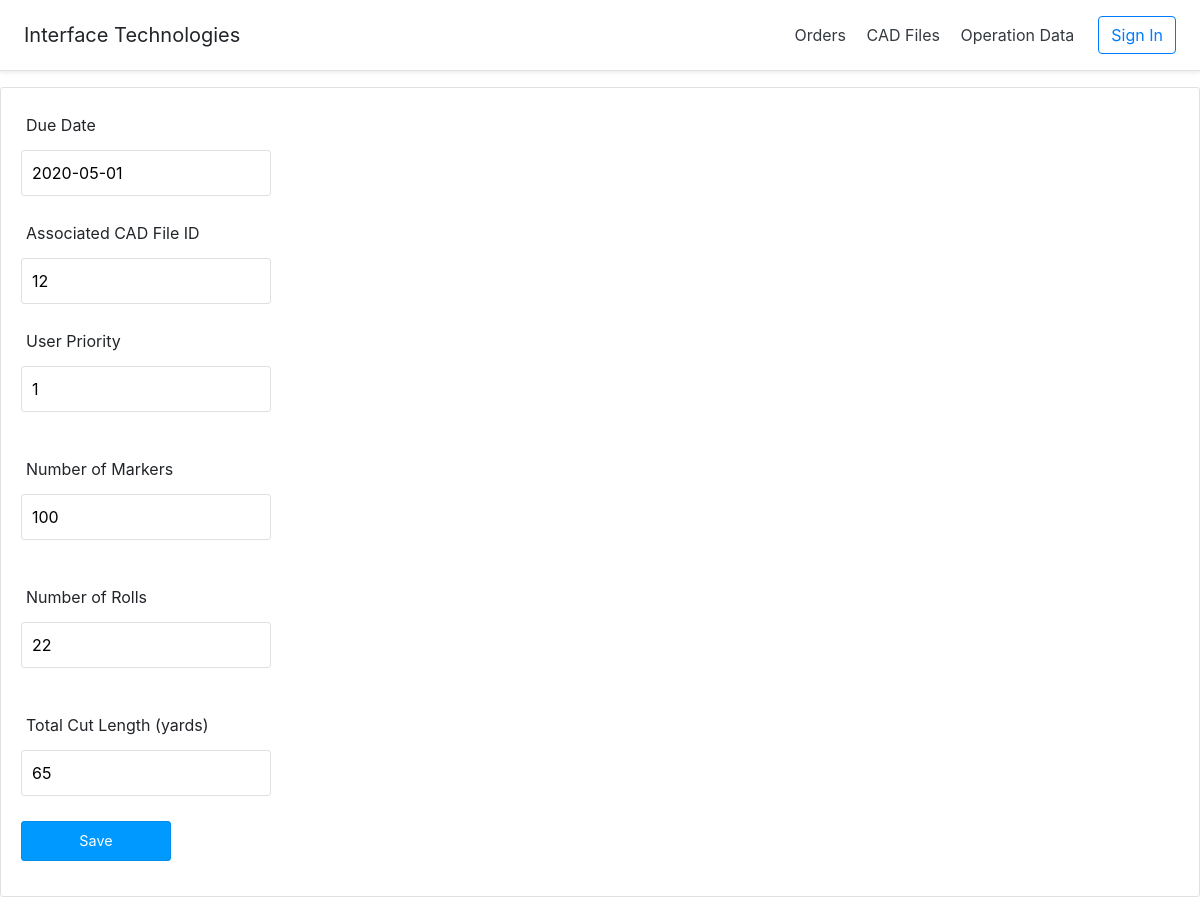
Page /index.php?action=job_order-edit&id=1 on the earlier database version.
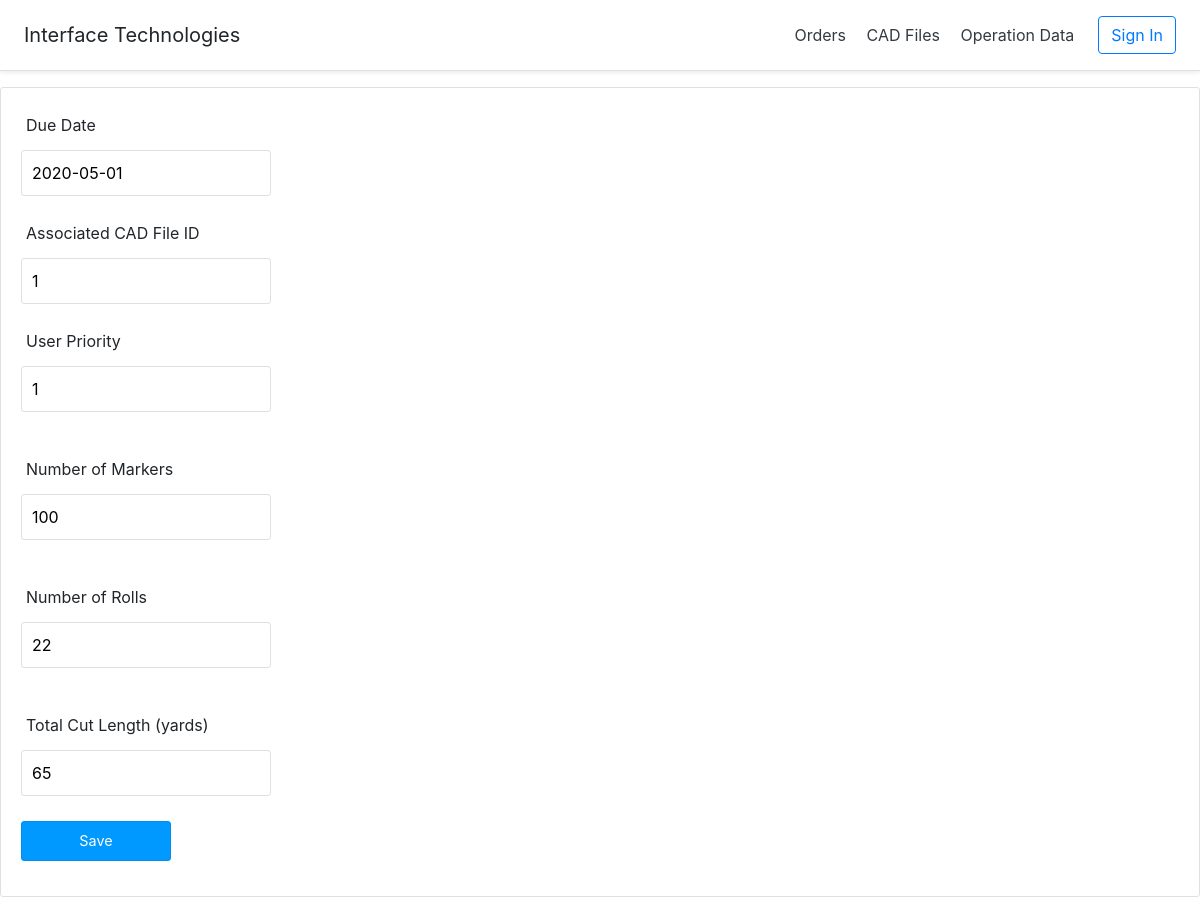
Same page on the later database version.
### tables this page shows
CREATE TABLE JOB_ORDER
(
    id INT NOT NULL PRIMARY KEY AUTO_INCREMENT,
    due_date DATE,
    spread_time FLOAT,
    cut_time FLOAT,
    user_priority INT,
    generated_priority INT,
    allowable_table_ids VARCHAR(100),
    pref INT,
    scheduled VARCHAR(100),
    job_completed BOOLEAN,

    cadfile_id INT,

    NM INT,         
    TNR INT,       
    TCY INT     
);

### controllers/DBController.php (called while the page is built, shortened)
<?php
class DBController {
    private $host = "localhost";
    private $user = "root";
    private $password = "";
    private $database = "cutroom_db";
    private $conn;
    function __construct() {
        $this->conn = $this->connectDB();
    }
    function connectDB() {
        $conn = mysqli_connect($this->host,$this->user,$this->password,$this->database);
        return $conn;
    }
    function runBaseQuery($query) {
        $result = $this->conn->query($query);
            if ($result->num_rows > 0) {
                while($row = $result->fetch_assoc()) {
                    $resultset[] = $row;
                }
            }
        if(!empty($resultset)) {
            return $resultset;
        }
    }
    function runQuery($query, $param_type, $param_value_array) {
        $sql = $this->conn->prepare($query);
        $this->bindQueryParams($sql, $param_type, $param_value_array);
        $sql->execute();
        $result = $sql->get_result();
        if ($result->num_rows > 0) {
            while($row = $result->fetch_assoc()) {
                $resultset[] = $row;
            }
        }
        if(!empty($resultset)) {
            return $resultset;
        }
    }
    function bindQueryParams($sql, $param_type, $param_value_array) {
        $param_value_reference[] = & $param_type;
        for($i=0; $i<count($param_value_array); $i++) {
            $param_value_reference[] = & $param_value_array[$i];
        }
        call_user_func_array(array(
            $sql,
            'bind_param'
        ), $param_value_reference);
    }
}
?>

### controllers/job_order.php (called while the page is built, shortened)
<?php
require_once 'DBController.php';
class Job_Order {
    private $db_handle;
    function __construct() {
        $this->db_handle = new DBController();
    }
    function getOrderById($order_id) {
        $query = "SELECT * FROM JOB_ORDER WHERE id = ?";
        $paramType = "i";
        $paramValue = array(
            $order_id
        );
        $result = $this->db_handle->runQuery($query, $paramType, $paramValue);
        return $result;
    }
}
?>

### controllers/cad_file.php (called while the page is built, shortened)
<?php
require_once 'DBController.php';
class CAD_File {
    private $db_handle;
    function __construct() {
        $this->db_handle = new DBController();
    }
    function getAllIDs() {
        $sql = "SELECT id FROM CAD_FILE";
        $result = $this->db_handle->runBaseQuery($sql);
        return $result;
    }
}
?>

### views/job_order-edit.php (the view, shortened to what this page needs)
<?php require_once "header.php"; ?>
<form name="frmAdd" method="post" action="" id="frmAdd"
    onSubmit="return validate();">
    <div>
        <label>Due Date</label> <span id="due_date-info" class="info"></span><br />
        <input type="text" name="due_date" id="due_date" class="demoInputBox"
            value="<?php echo $result[0]["due_date"]; ?>">
    </div>
    <div>
        <label>Associated CAD File ID</label> <span id="cadfile_id-info"
            class="info"></span><br /> <input type="text"
            name="cadfile_id" id="cadfile_id" class="demoInputBox"
            value="<?php echo $result[0]["cadfile_id"]; ?>">
    </div>
    <div>
        <label>User Priority</label> <span id="user_priority-info"
            class="info"></span><br /> <input type="text"
            name="user_priority" id="user_priority" class="demoInputBox"
            value="<?php echo $result[0]["user_priority"]; ?>">
    </div>
    <div>
        <label style="padding-top: 20px;">Number of Markers</label> <span
            id="nm-info" class="info"></span><br /> <input type="text"
            name="nm" id="nm" class="demoInputBox"
            value="<?php echo $result[0]["NM"]; ?>">
    </div>
    <div>
        <label style="padding-top: 20px;">Number of Rolls</label> <span
            id="tnr-info" class="info"></span><br /> <input type="text"
            name="tnr" id="tnr" class="demoInputBox"
            value="<?php echo $result[0]["TNR"]; ?>">
    </div>
    <div>
        <label style="padding-top: 20px;">Total Cut Length (yards)</label> <span
            id="tcy-info" class="info"></span><br /> <input type="text"
            name="tcy" id="tcy" class="demoInputBox"
            value="<?php echo $result[0]["TCY"]; ?>">
    </div>
    <div>
        <input type="submit" name="add" id="btnSubmit" value="Save" />
    </div>
    </body>
    </html>

Differences in the rows shown:
changed job_order: cadfile_id "12" → "1"
